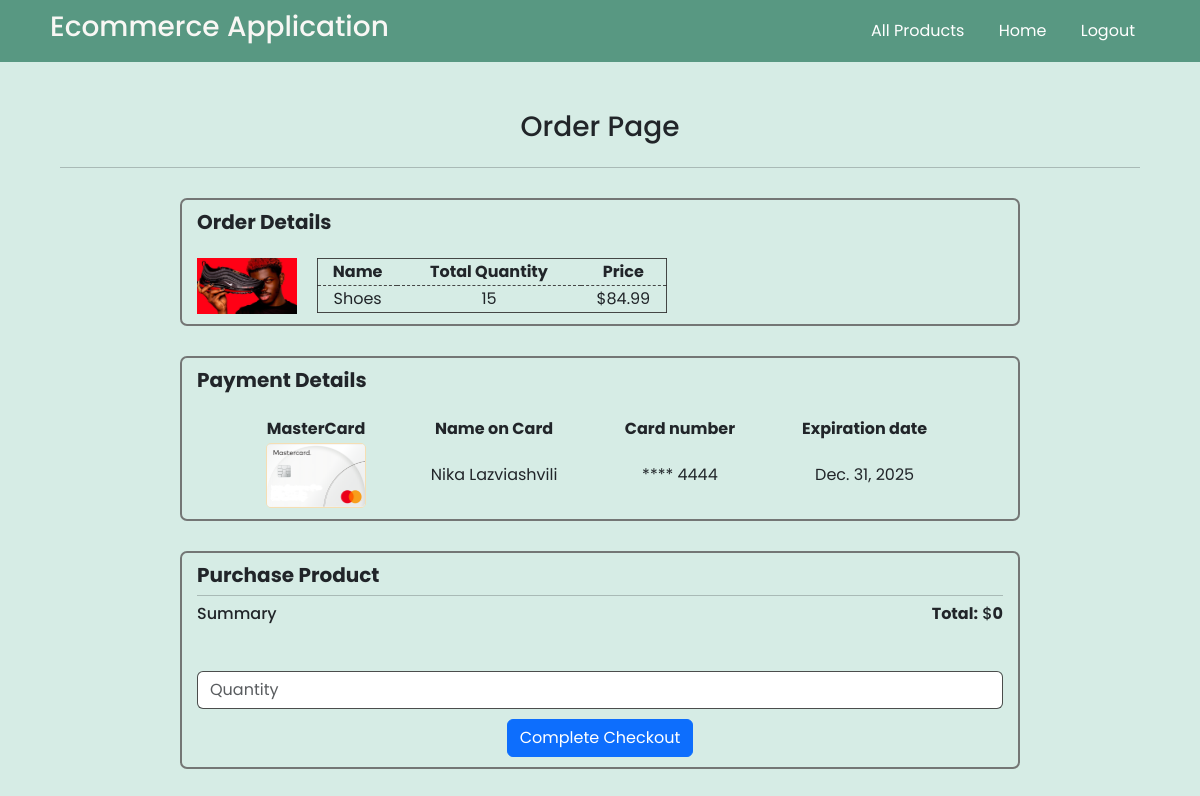
The app's page /order/5 (signed in) with its own data.
### levelup_app/models.py (models this page shows, shortened)
class Product(models.Model):
    name = models.CharField(max_length=150)
    price = models.FloatField(default=0)
    quantity = models.IntegerField(default=1)
    image = models.ImageField(upload_to="images")

class UserCreditCard(models.Model):
    name_on_card = models.CharField(max_length=100)
    card_number = models.CharField(max_length=100)
    expire_date = models.DateField()
    cvc_cvv = models.CharField(max_length=10)
    user = models.OneToOneField(User, on_delete=models.CASCADE, null=True)

### levelup_app/views.py (the view, shortened to what this page needs)
# urls.py: path("order/<int:pk>", views.OrderProductView.as_view(), name="order")
class OrderProductView(View):
    def get(self, request, pk):
        context = {
            "user": request.user,
            "product": Product.objects.get(id=pk),
            "form": PurchasePtoductForm()
        }
        return render(request, "levelup_app/order.html", context)

### levelup_app/forms.py
class PurchasePtoductForm(forms.ModelForm):
    class Meta:
        model = PurchasedProduct
        fields = ("quantity",)
    def __init__(self, *args, **kwargs):
        super(PurchasePtoductForm, self).__init__(*args, **kwargs)
        self.fields["quantity"].label = ""
        self.fields["quantity"].widget.attrs["placeholder"] = "Quantity"
        self.fields["quantity"].widget.attrs["class"] = "form-control"

### levelup_app/templatetags/poll_extras.py (called while the page is built)
@register.filter(name="last_four")
def last_four(value):
    result = f"**** {value[-4:]}"
    return result

### levelup_app/templates/levelup_app/order.html (shortened to what this page needs)
{% extends "base.html" %}
{% load static %}
{% load poll_extras %}
{% block css_styles %}
    <link rel="stylesheet" href="{% static 'levelup_app/css/order.css' %}">
{% endblock css_styles %}
{% block content %}
    <h3 class="text-center mt-5 mb-4">Order Page</h3>
    <hr>
    <div class="product-div">
        <h5 class="text-start fw-bold mb-4">Order Details</h5>
        <div class="d-flex justify-content-start align-items-start">
            <img src="{{ product.image.url }}" alt="product-image">
            <table>
                <thead>
                    <th>Name</th>
                    <th>Total Quantity</th>
                    <th>Price</th>
                </thead>
                <tbody>
                    <td>{{ product.name }}</td>
                    <td>{{ product.quantity }}</td>
                    <td>${{ product.price }}</td>
                </tbody>
            </table>
        </div>
    </div>
    <div class="credit-div">
        <h5 class="text-start fw-bold mb-4">Payment Details</h5>
        {% if user.usercreditcard %}
            <table>
                <thead>
                    <th>MasterCard</th>
                    <th>Name on Card</th>
                    <th>Card number</th>
                    <th>Expiration date</th>
                </thead>
                <tbody>
                    <td><img src="{% static 'levelup_app/images/card.png' %}" alt="card-image"></td>
                    <td>{{ user.usercreditcard.name_on_card }}</td>
                    <td>{{ user.usercreditcard.card_number|last_four }}</td>
                    <td>{{ user.usercreditcard.expire_date }}</td>
                </tbody>
            </table>
        {% endif %}
    </div>
    <div class="buy-div">
        <h5 class="text-start fw-bold mb-2">Purchase Product</h5>
        <hr class="buy-line mb-2">
        <h6 class="mb-5 d-flex justify-content-between align-items-center">
            <span>Summary</span>
            <span><strong>Total:</strong> $<b>0</b></span>
        </h6>
        <form action="#" class="text-center">
            {% for field in form %}
                {{ field }}
            {% endfor %}
            <button class="btn btn-primary">Complete Checkout</button>
        </form>
    </div>
{% endblock content %}

### static/css/base.css (style rules this page uses)
body { font-family: 'Poppins', sans-serif; }

### levelup_app/static/levelup_app/css/order.css (style rules this page uses)
body { background-color: #d6ece5; }
hr { width: 90%; margin: auto; }
.product-div, .credit-div, .buy-div { box-sizing: border-box; width: 70%; padding: 10px 15px; margin: 30px auto; border: 2px solid #646363da; border-radius: 7px; }
.product-div img { width: 100px; height: auto; }
.product-div table { width: 350px; margin: 0 20px; border-radius: 10px; border: 1px solid #313030e1; text-align: center; }
.product-div table th { border-bottom: 1px dashed #313030e1; }
.credit-div table { width: 90%; margin: auto; text-align: center; }
.credit-div table tbody, .credit-div table thead { margin: 10px 0; }
.credit-div table img { width: 100px; height: auto; border-radius: 5px; border: 1px solid wheat; }
.buy-div form input { border: 1px solid #383737e0; margin-bottom: 10px; }
.buy-line { width: 100%; }

### records on screen
Product: image (picture), name "Shoes", quantity "15", price "84.99"

### other values on screen
{{ user.usercreditcard.name_on_card }} "Nika Lazviashvili"
{{ user.usercreditcard.card_number|last_four }} "**** 4444"
{{ user.usercreditcard.expire_date }} "Dec. 31, 2025"
